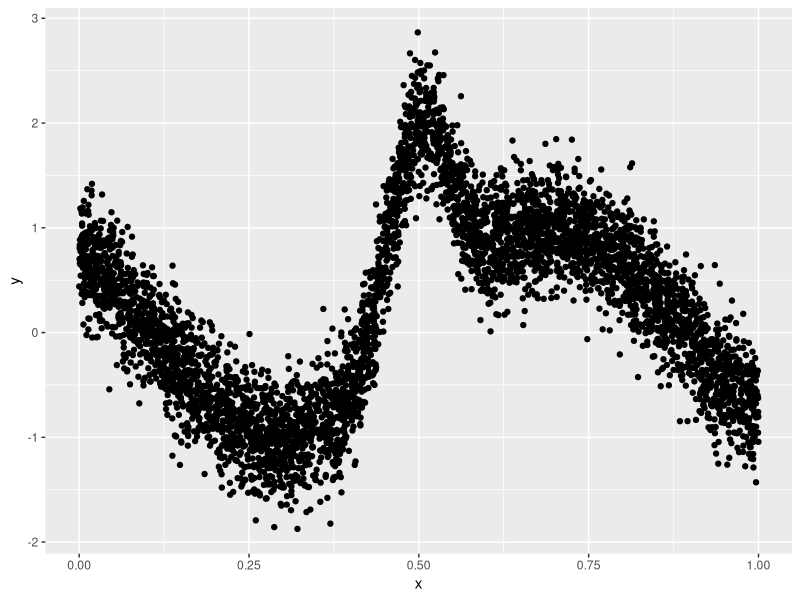
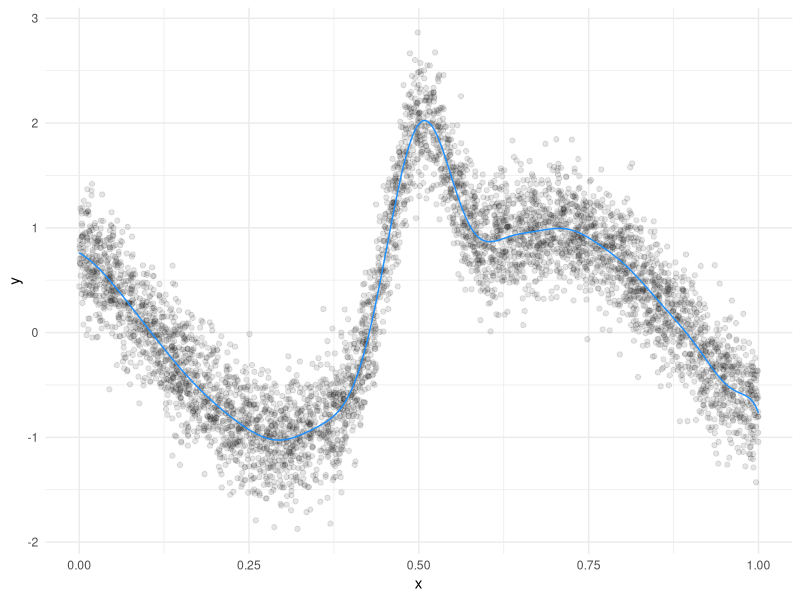
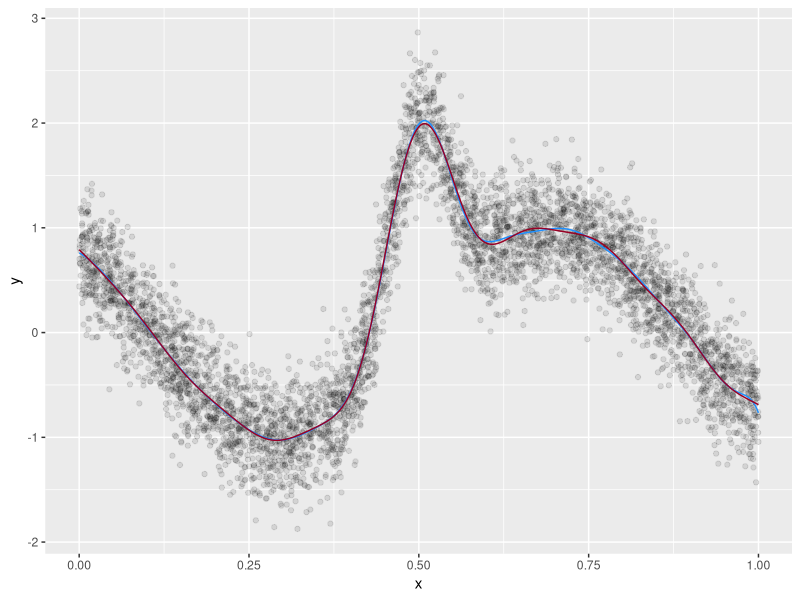
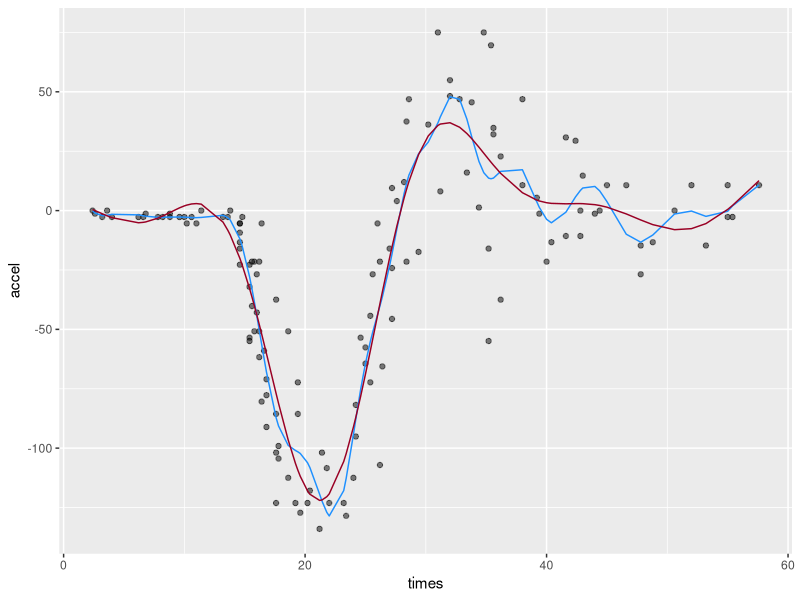
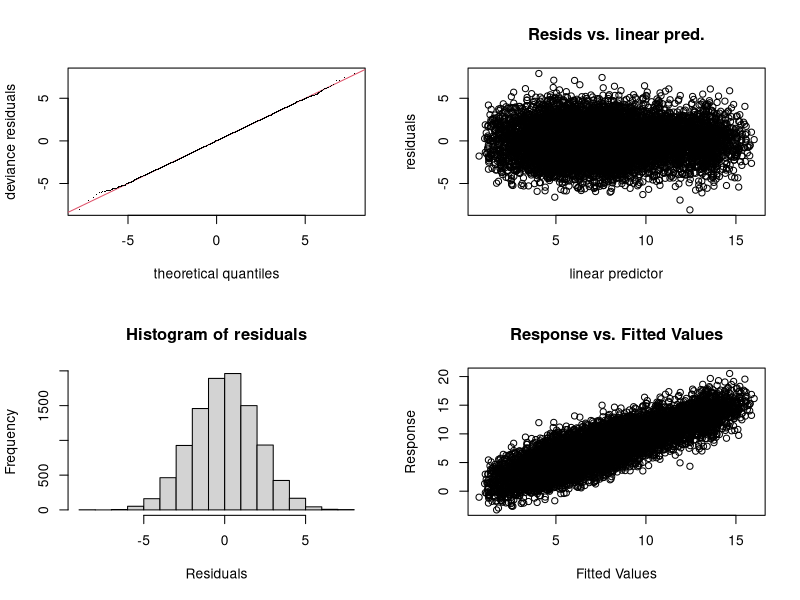

Recreate these plots in R, in order.
## ---- chunk 1
library(tidyverse)
library(mgcv)

set.seed(123)

n = 5000
x = runif(n)
# x = rnorm(n)
mu = sin(2*(4*x-2)) + 2* exp(-(16^2) * ((x-.5)^2))
y  = rnorm(n, mu, .3)

d = data.frame(x, y) 

qplot(x, y)
## ---- chunk 2
data('mcycle', package = 'MASS')

times = matrix(mcycle$times, ncol = 1)
accel = mcycle$accel
## ---- chunk 3
elm <- function(X, y, n_hidden = NULL, active_fun = tanh) {
  # X: an N observations x p features matrix
  # y: the target
  # n_hidden: the number of hidden nodes
  # active_fun: activation function
  
  pp1 = ncol(X) + 1
  w0  = matrix(rnorm(pp1*n_hidden), pp1, n_hidden)       # random weights
  h   = active_fun(cbind(1, scale(X)) %*% w0)            # compute hidden layer
  B   = MASS::ginv(h) %*% y                              # find weights for hidden layer
  
  fit = h %*% B                                          # fitted values
  
  list(
    fit  = fit,
    loss = crossprod(y - fit),
    B    = B,
    w0   = w0
  )
}
## ---- chunk 4
X_mat = as.matrix(x, ncol=1)

elm_1 = elm(X_mat, y, n_hidden = 100)
str(elm_1)

ggplot(aes(x, y), data = d) +
  geom_point(alpha = .1) + 
  geom_line(aes(y = elm_1$fit), color = '#1e90ff') + 
  theme_minimal()

cor(elm_1$fit[,1], y)^2
## ---- chunk 5
elm_2 = elm(times, accel, n_hidden = 100)
cor(elm_2$fit[,1], accel)^2
## ---- chunk 6
gam_1 = gam(y ~ s(x, bs = 'gp', k = 20), data = d)
summary(gam_1)$r.sq


d %>%
  mutate(fit_elm = elm_1$fit,
         fit_gam = fitted(gam_1)) %>%
  ggplot() +
  geom_point(aes(x, y), alpha = .1) +
  geom_line(aes(x, y = fit_elm), color = '#1e90ff') +
  geom_line(aes(x, y = fit_gam), color = '#990024')
## ---- chunk 7
gam_2 = gam(accel ~ s(times), data = mcycle)
summary(gam_2)$r.sq

mcycle %>% 
  ggplot(aes(times, accel)) +
  geom_point(alpha = .5) +
  geom_line(aes(y = elm_2$fit), color = '#1e90ff') +
  geom_line(aes(y = fitted(gam_2)), color = '#990024')
## ---- chunk 8
d = gamSim(eg = 7, n = 10000)
X = as.matrix(d[, 2:5])
y = d[, 1]

n_nodes = c(10, 25, 100, 250, 500, 1000)
## ---- chunk 9
elm_3 = map(n_nodes, function(n) elm(X, y, n_hidden = n))
## ---- chunk 10
# estimate 
final_n = which.min(map_dbl(elm_3, function(x) x$loss))
best = elm_3[[final_n]]
## ---- chunk 11
# str(best)
# qplot(best$fit[, 1], y, alpha = .2)
cor(best$fit[, 1], y)^2
## ---- chunk 12
gam_3 = gam(y ~ s(x0) + s(x1) + s(x2) + s(x3), data = d)
gam.check(gam_3)
summary(gam_3)$r.sq


test_data0 = gamSim(eg = 7)  # default n = 400
test_data  =  cbind(1, scale(test_data0[,2:5]))

 # remember to use your specific activation function here
elm_prediction = tanh(test_data %*% best$w0) %*% best$B         
gam_prediction = predict(gam_3, newdata = test_data0)

cor(data.frame(elm_prediction, gam_prediction), test_data0$y)^2
